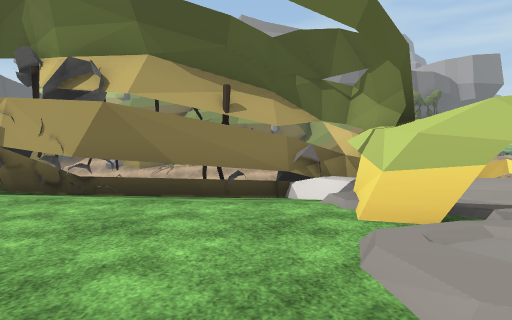
View 1 (above)

22 first-person views from a walk through a scene from a Unity 3-D project. The camera is 1.3 m above the floor, tilts 2° down and sees 70° across. The floor is counted in squares, 2 m on a side. Each view is taken from the middle of a square. On the plan, view 1 faces up. The plan holds only what a view shows up to about 11 squares ahead; the rest is blank. The place goes on beyond the plan. The player is left out. Some surface patterns are stand-ins.

View 2
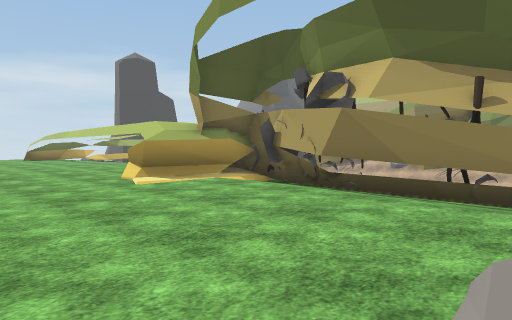

View 3
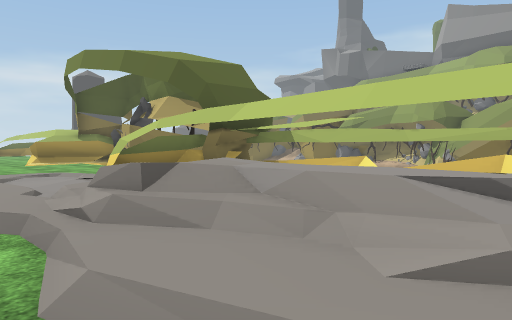

View 4
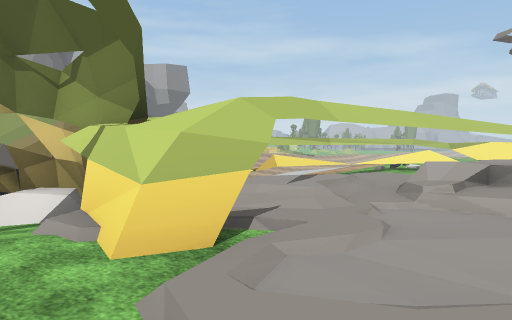

View 5
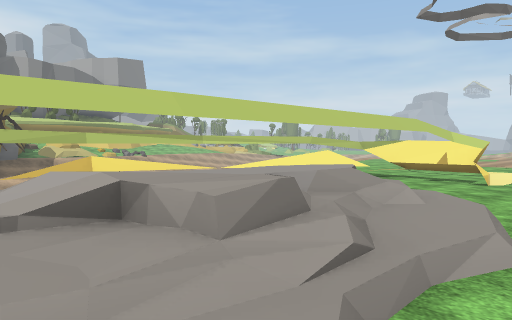

View 6
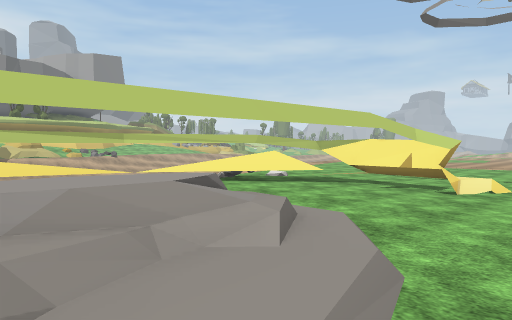

View 7
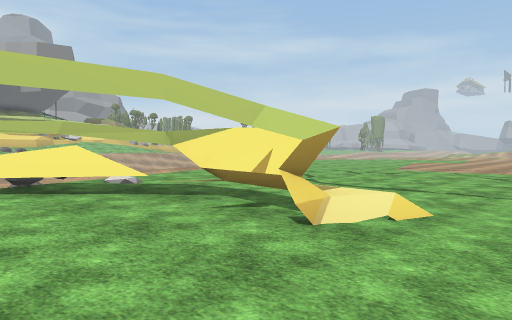

View 8
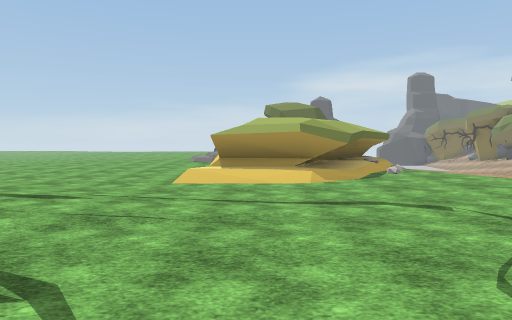

View 9
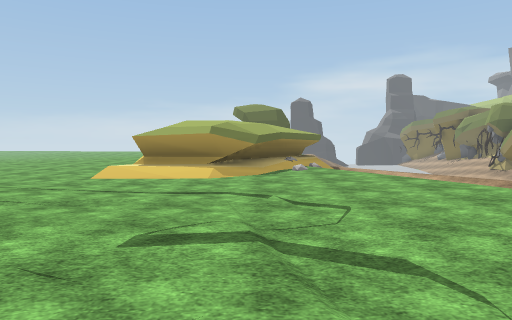

View 10
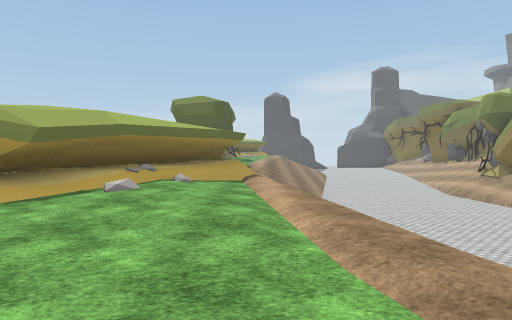

View 11
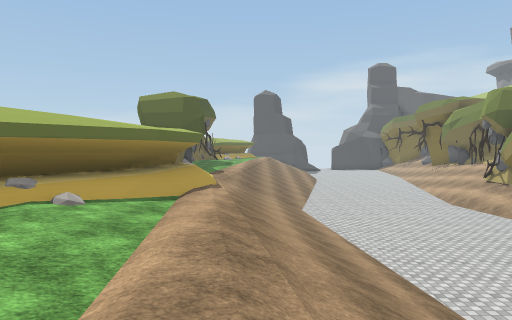

View 12
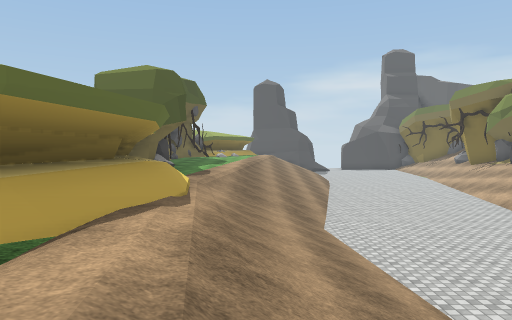

View 13
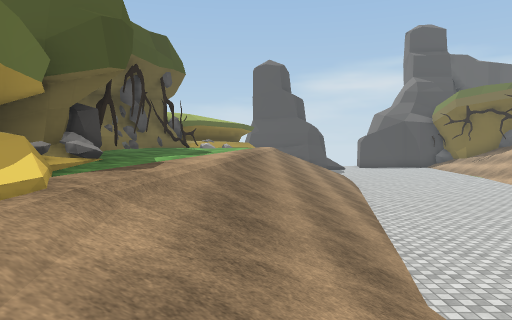

View 14
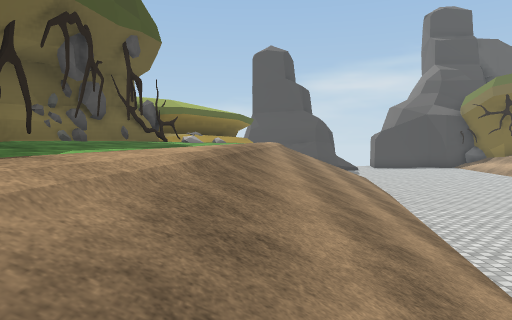

View 15
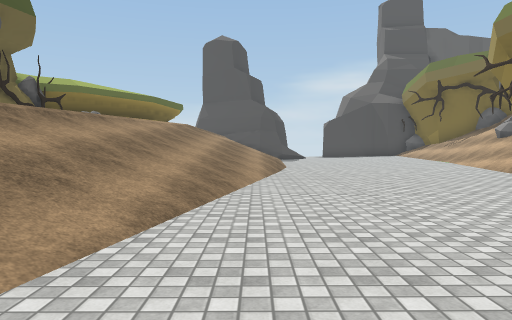

View 16
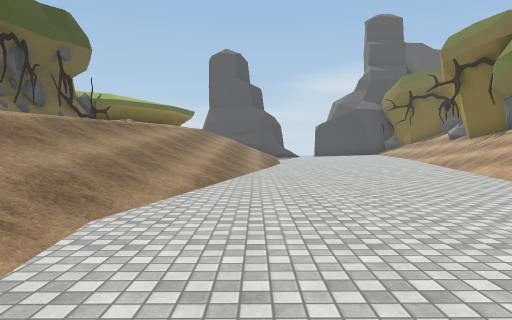

View 17
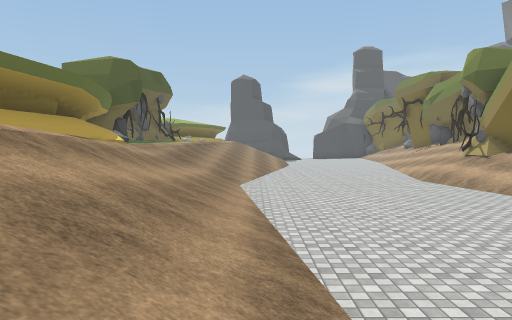

View 18
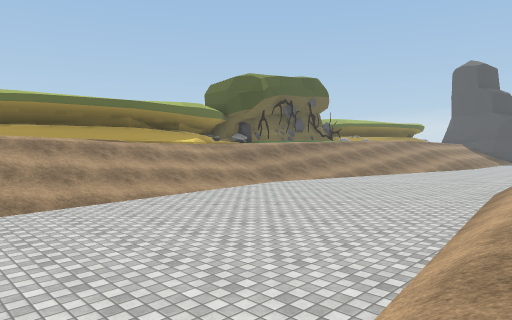

View 19
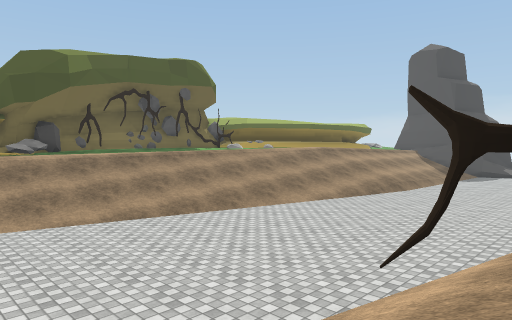

View 20
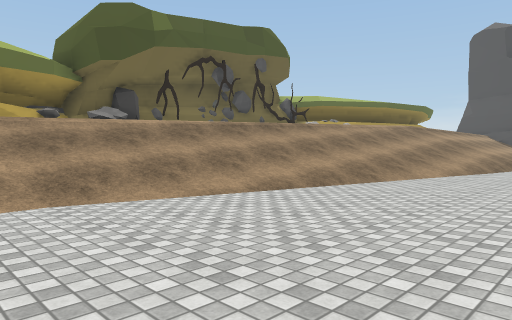

View 21
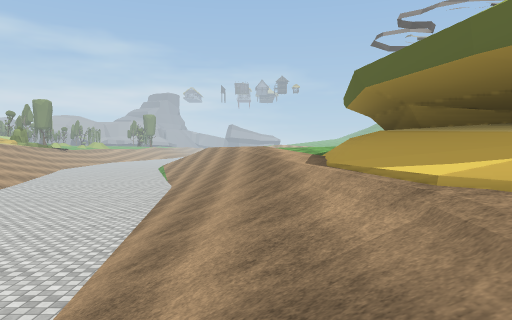

View 22
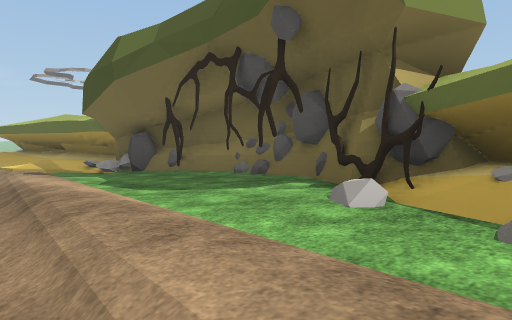

### Floor plan
Key: @ floor where view 1 was taken; # wall or solid block; . main floor; : floor 0.75 m higher than the main floor; - floor 0.75 m lower than the main floor; _ floor 3.25 m lower than the main floor; / step, stairs or slope; = window, fence, low wall or low ledge; ^ raised ledge; T thing the floor can be seen under or through.
Columns run from 7 left of view 1 to 22 right of it. Each row starts with its distance up from view 1.
 19 // //
 18 __/////  ##/    // /
 17 ______////////////
 16 _____________________
 15 _____________________
 14 _____________________
 13 _____________________
 12 ////_________________
 11 /////////_______//////
 10 //////////////////////
  9 ..../////////////////....
  8 =........-/////...........
  7 #.......---==##=##..........
  6 ###########.#   .##..........
  5  ##..#...#.       =TT.........
  4 .##.....##::...  ...T........
  3 .##.....^##.//......T.........
  2 ............/::/....T.........
  1 ............/../...........
  0      ..@.  ..............

Where each view was taken, in squares from view 1:
view 1: 0 up, 0 right, facing up
view 2: 0 up, 1 right, facing up-left
view 3: 0 up, 8 right, facing up-left
view 4: 1 up, 0 right, facing up-right
view 5: 0 up, 4 right, facing up-right
view 6: 0 up, 6 right, facing up-right
view 7: 0 up, 10 right, facing up-right
view 8: 3 up, 21 right, facing left
view 9: 5 up, 22 right, facing left
view 10: 8 up, 18 right, facing left
view 11: 9 up, 16 right, facing left
view 12: 9 up, 12 right, facing left
view 13: 9 up, 7 right, facing left
view 14: 9 up, 4 right, facing left
view 15: 12 up, 4 right, facing left
view 16: 12 up, 7 right, facing left
view 17: 11 up, 14 right, facing left
view 18: 18 up, 12 right, facing down-left
view 19: 18 up, 4 right, facing down-left
view 20: 15 up, 5 right, facing down-left
view 21: 9 up, 2 right, facing right
view 22: 10 up, 7 left, facing down-right
